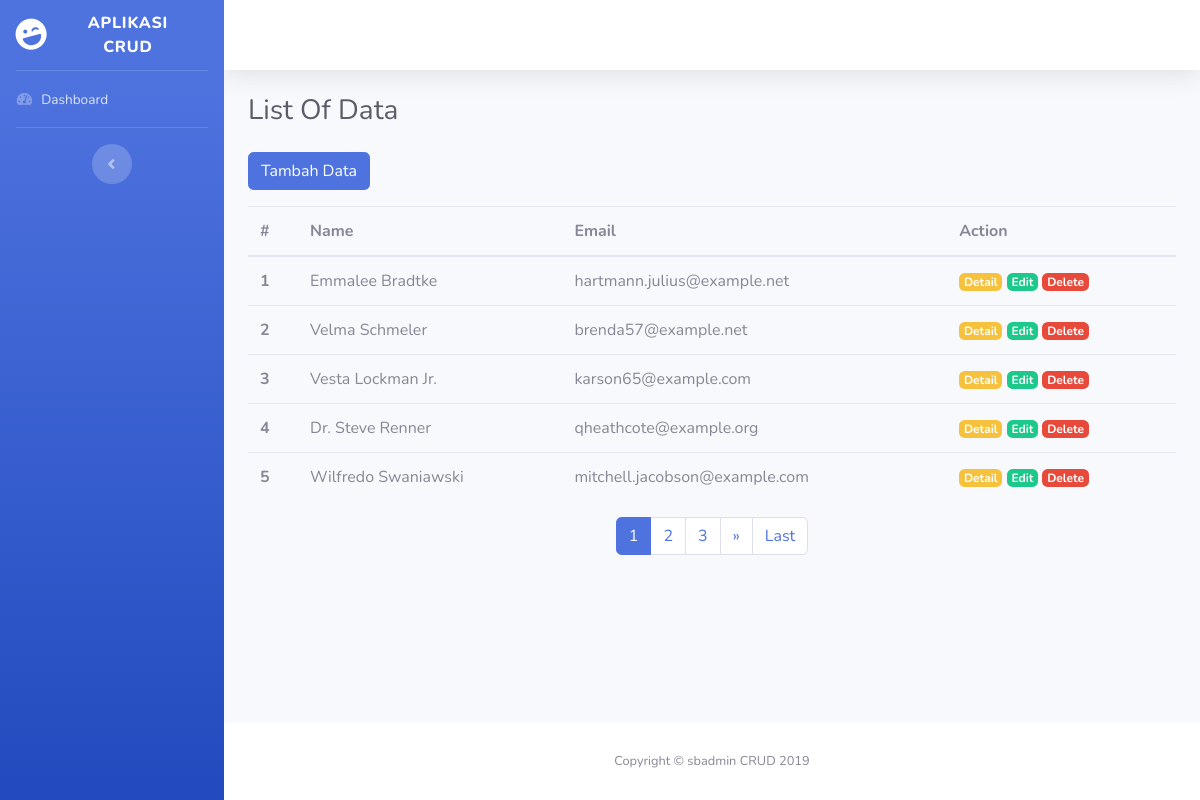
The page / on the database its author committed.
### tables this page shows
CREATE TABLE `peoples` (
  `id` int(9) UNSIGNED NOT NULL,
  `name` varchar(100) NOT NULL,
  `address` varchar(255) NOT NULL,
  `email` varchar(100) NOT NULL
);

### index.php (called while the page is built, shortened)
<?php
require_once BASEPATH.'core/CodeIgniter.php';

### application/config/config.php (called while the page is built, shortened)
<?php
$config['base_url'] = 'http://localhost/sbadmin/';
$config['index_page'] = '';
$config['uri_protocol']    = 'REQUEST_URI';
$config['url_suffix'] = '';
$config['language']    = 'english';
$config['charset'] = 'UTF-8';
$config['enable_hooks'] = FALSE;
$config['subclass_prefix'] = 'MY_';
$config['composer_autoload'] = FALSE;
$config['permitted_uri_chars'] = 'a-z 0-9~%.:_\-';
$config['enable_query_strings'] = FALSE;
$config['controller_trigger'] = 'c';
$config['function_trigger'] = 'm';
$config['directory_trigger'] = 'd';
$config['allow_get_array'] = TRUE;
$config['log_threshold'] = 0;
$config['log_path'] = '';
$config['log_file_extension'] = '';
$config['log_file_permissions'] = 0644;
$config['log_date_format'] = 'Y-m-d H:i:s';
$config['error_views_path'] = '';
$config['cache_path'] = '';
$config['cache_query_string'] = FALSE;
$config['encryption_key'] = '';
$config['sess_driver'] = 'files';
$config['sess_cookie_name'] = 'ci_session';
$config['sess_expiration'] = 7200;
$config['sess_save_path'] = NULL;
$config['sess_match_ip'] = FALSE;
$config['sess_time_to_update'] = 300;
$config['sess_regenerate_destroy'] = FALSE;
$config['cookie_prefix']    = '';
$config['cookie_domain']    = '';
$config['cookie_path']        = '/';
$config['cookie_secure']    = FALSE;
$config['cookie_httponly']     = FALSE;
$config['standardize_newlines'] = FALSE;
$config['global_xss_filtering'] = FALSE;
$config['csrf_protection'] = FALSE;
$config['csrf_token_name'] = 'csrf_test_name';
$config['csrf_cookie_name'] = 'csrf_cookie_name';
$config['csrf_expire'] = 7200;
$config['csrf_regenerate'] = TRUE;
$config['csrf_exclude_uris'] = array();
$config['compress_output'] = FALSE;
$config['time_reference'] = 'local';
$config['rewrite_short_tags'] = FALSE;
$config['proxy_ips'] = '';

### application/models/Peoples_model.php (called while the page is built, shortened)
<?php
class Peoples_model extends CI_model
{
    public function getData($limit, $start) {
        return $this->db->get('peoples', $limit, $start)->result_array();
    }
    public function countAllPeoples()
    {
        return $this->db->get('peoples')->num_rows();
    }
}

### application/views/home/index.php (the view, shortened to what this page needs)
<div class="container-fluid">
    <h1 class="h3 mb-4 text-gray-800">List Of Data</h1>
    <a href="<?= base_url('home/tambahData'); ?>" class="btn btn-primary mb-3">Tambah Data</a>
    <table class="table table-hover">
        <thead>
            <tr>
                <th scope="col">#</th>
                <th scope="col">Name</th>
                <th scope="col">Email</th>
                <th scope="col">Action</th>
            </tr>
        </thead>
        <tbody>
            <?php foreach ($peoples as $p) : ?>
            <tr>
                <th scope="row"><?= ++$start; ?></th>
                <td><?= $p['name']; ?></td>
                <td><?= $p['email']; ?></td>
                <td>
                    <a href="<?= base_url('home/detailData/') . $p['id']; ?>" class="badge badge-warning">Detail</a>
                    <a href="<?= base_url('home/editData/') . $p['id']; ?>" class="badge badge-success">Edit</a>
                    <a href="<?= base_url('home/deleteData/') . $p['id']; ?>" class="badge badge-danger" onclick="return confirm('yakin mau didelete?');">Delete</a>
                </td>
            </tr>
            <?php endforeach; ?>
        </tbody>
    </table>
    <?= $this->pagination->create_links(); ?>
</div>
</div>

### application/controllers/Home.php (shortened to what this page needs)
<?php
class Home extends CI_Controller
{
    public function __construct()
    {
        $this->load->model('Peoples_model');
        $this->load->library('form_validation');
    }
    public function index()
    {
        $data['title'] = 'List Of Data';
        $this->load->library('pagination');
        $config['base_url'] = 'http://localhost/sbadmin/home/index/';
        $config['total_rows'] = $this->Peoples_model->countAllPeoples();
        $config['per_page'] = 5;
        $config['full_tag_open'] = '<nav><ul class="pagination justify-content-center">';
        $config['full_tag_close'] = '</ul></nav>';
        $config['last_tag_open'] = '<li class="page-item">';
        $config['last_tag_close'] = '</li>';
        $config['next_tag_open'] = '<li class="page-item">';
        $config['next_tag_close'] = '</li>';
        $config['cur_tag_open'] = '<li class="page-item active"><a class="page-link" href="#">';
        $config['cur_tag_close'] = '</a></li>';
        $config['num_tag_open'] = '<li class="page-item">';
        $config['num_tag_close'] = '</li>';
        $data['start'] = $this->uri->segment(3);
        $data['peoples'] = $this->Peoples_model->getData($config['per_page'], $data['start']);
        $this->load->view('templates/header', $data);
        $this->load->view('templates/sidebar');
        $this->load->view('templates/topbar');
        $this->load->view('home/index', $data);
        $this->load->view('templates/footer');
    }
}

### application/views/templates/header.php (shortened to what this page needs)
<!DOCTYPE html>
<html lang="en">
<head>
    <link href="<?= base_url('assets/admin/'); ?>vendor/fontawesome-free/css/all.min.css" rel="stylesheet" type="text/css">
    <link href="<?= base_url('assets/admin/'); ?>css/sb-admin-2.min.css" rel="stylesheet">
</head>
<body id="page-top">
    <div id="wrapper">

### application/views/templates/sidebar.php
<ul class="navbar-nav bg-gradient-primary sidebar sidebar-dark accordion" id="accordionSidebar">
    <a class="sidebar-brand d-flex align-items-center justify-content-center" href="<?= base_url(); ?>">
        <div class="sidebar-brand-icon rotate-n-15">
            <i class="fas fa-laugh-wink"></i>
        </div>
        <div class="sidebar-brand-text mx-3">Aplikasi CRUD</div>
    </a>
    <hr class="sidebar-divider my-0">
    <li class="nav-item">
        <a class="nav-link" href="<?= base_url(); ?>">
            <i class="fas fa-fw fa-tachometer-alt"></i>
            <span>Dashboard</span></a>
    </li>
    <hr class="sidebar-divider d-none d-md-block">
    <div class="text-center d-none d-md-inline">
        <button class="rounded-circle border-0" id="sidebarToggle"></button>
    </div>
</ul>

### application/views/templates/topbar.php (shortened to what this page needs)
<div id="content-wrapper" class="d-flex flex-column">
    <div id="content">
        <nav class="navbar navbar-expand navbar-light bg-white topbar mb-4 static-top shadow">
        </nav>

### application/views/templates/footer.php (shortened to what this page needs)
<footer class="sticky-footer bg-white">
    <div class="container my-auto">
        <div class="copyright text-center my-auto">
            <span>Copyright &copy; sbadmin CRUD <?= date('Y'); ?></span>
        </div>
    </div>
</footer>
</div>
</div>
</body>
</html>

### rows shown on the page
peoples: name "Emmalee Bradtke", email "hartmann.julius@example.net"
peoples: name "Velma Schmeler", email "brenda57@example.net"
peoples: name "Vesta Lockman Jr.", email "karson65@example.com"
peoples: name "Dr. Steve Renner", email "qheathcote@example.org"
peoples: name "Wilfredo Swaniawski", email "mitchell.jacobson@example.com"

### other values the page prints
$this->pagination->create_links() "1 2 3 » Last"
